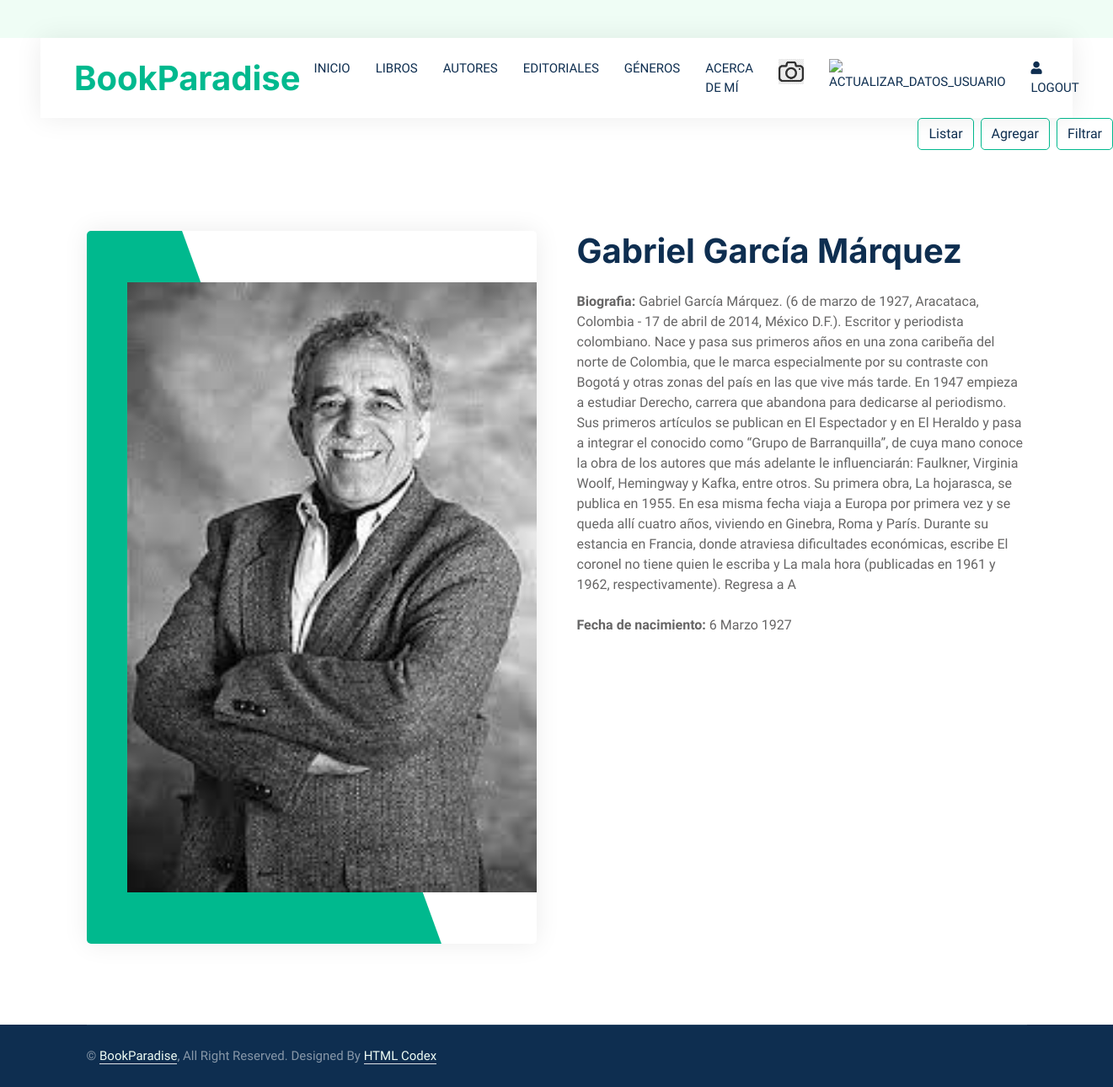
/autor/autor_detail/1/ (signed in), run on the app's committed database.
### libros_app/models.py (models this page shows, shortened)
class Autor(models.Model):
    nombre = models.CharField(verbose_name="Nombre", max_length=50)
    Apellido = models.CharField(verbose_name="Apellido", max_length=50)
    foto = models.ImageField(
        upload_to="autores", null=True, blank=True, verbose_name="Autor")
    fecha_nacimiento = models.DateField(default=timezone.now)
    biografia = models.TextField(verbose_name="Biografía")
    created = models.DateTimeField(auto_now_add=True)
    updated = models.DateTimeField(auto_now=True)
    class Meta:
        verbose_name = "Autor"
        verbose_name_plural = "Autores"

### libros_app/views.py (the view)
class AutorDetailView(DetailView):
    model = Autor
    template_name = "libros_app/autor/autor_detail.html"

### libros_app/templates/libros_app/autor/autor_detail.html (shortened to what this page needs)
{% extends 'libros_app/base.html' %}
{% load static %}
{% block content %}
  {% include 'libros_app/autor/includes/admin_menu_autores.html' %}
  <div class="container-xxl py-5">
    <div class="container">
      <div class="row g-5 align-items-start">
        <div class="col-lg-6 animated fadeIn" data-wow-delay="0.1s">
          <div class="property-item rounded about-img position-relative overflow-hidden p-5 pe-0">
            {% if autor.foto %}
              <img class="img-fluid imagen-detalle" src="{{ autor.foto.url }}" />
            {% else %}
              <img class="img-fluid imagen-detalle" src="{% static 'libros_app/images/usuarionodisponible.png' %}" alt="" />
            {% endif %}
          </div>
        </div>
        <div class="col-lg-6 animated fadeIn" data-wow-delay="0.5s">
          <h1 class="mb-4">{{ autor.nombre }} {{ autor.Apellido }}</h1>
          <p class="mb-4">
            <b>Biografia:</b> {{ autor.biografia }}
          </p>
          <p class="mb-4">
            <b>Fecha de nacimiento:</b> {{ autor.fecha_nacimiento }}
          </p>
        </div>
      </div>
    </div>
  </div>
{% endblock %}

### libros_app/static/libros_app/css/style.css (style rules this page uses)
.imagen-detalle { height: 750px; object-fit: contain; }
:root { --primary: #00B98E; --secondary: #FF6922; --light: #EFFDF5; --dark: #0E2E50; }
.about-img img { position: relative; z-index: 2; }
.about-img::before { position: absolute; content: ""; top: 0; left: -50%; width: 100%; height: 100%; background: var(--primary); transform: skew(20deg); z-index: 1; }
.property-item { box-shadow: 0 0 30px rgba(0, 0, 0, .08); }
.property-item img { transition: .5s; }

### data on the page
Autor: foto (picture), nombre "Gabriel", Apellido "García Márquez", biografia "Gabriel García Márquez. (6 de marzo de 1927, Aracataca, Colombia - 17 de abril de 2014, México D.F.). Escritor y periodista colombiano. Nace y pasa sus primeros años en una zona caribeña del norte de Colombia, que le marca especialmente por su contraste con Bogotá y otras zonas del país en las que vive más tarde. En 1947 empieza a estudiar Derecho, carrera que abandona para dedicarse al periodismo. Sus primeros artículos se publican en El Espectador y en El Heraldo y pasa a integrar el conocido como “Grupo de Barranquilla”, de cuya mano conoce la obra de los autores que más adelante le influenciarán: Faulkner, Virginia Woolf, Hemingway y Kafka, entre otros. Su primera obra, La hojarasca, se…", fecha_nacimiento "6 Marzo 1927"
